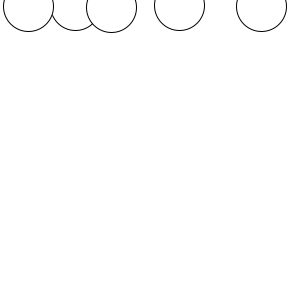
Frame 1 (no input)
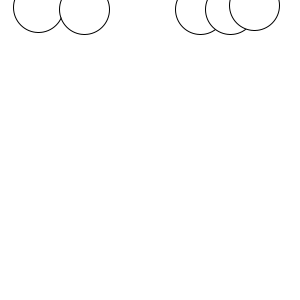
Frame 60 (the mouse pressed at the canvas centre just before this capture)
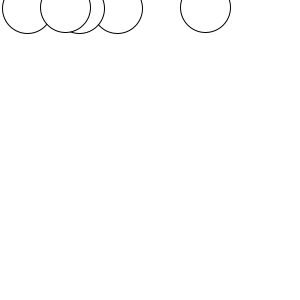
Frame 120 (the mouse held since frame 60 and released just before this capture)

The Processing sketch that drew these frames (run headless with seeded random() and noise(); from frame 60 on, the mouse is pressed at the canvas centre):

// Processing sketch: processing_121484
// ── processing_121484.pde

//nye meteorer
Meteor nyMeteor1;

Meteor nyMeteor2;

Meteor nyMeteor3;

Meteor nyMeteor4;

Meteor nyMeteor5;

void setup() 
{
    size(300, 300);
    nyMeteor1 = new Meteor();
    
    nyMeteor2 = new Meteor();
    
    nyMeteor3 = new Meteor();
    
    nyMeteor4 = new Meteor();
    
    nyMeteor5 = new Meteor();
}

void draw() 
{
    background(255, 255, 255);
    nyMeteor1.movement();
    nyMeteor1.Meteoren();
    
    nyMeteor2.movement();
    nyMeteor2.Meteoren();
    
    nyMeteor3.movement();
    nyMeteor3.Meteoren();
    
    nyMeteor4.movement();
    nyMeteor4.Meteoren();
    
    nyMeteor5.movement();
    nyMeteor5.Meteoren();
}

//class

class Meteor 
{

    float xPos;
    float yPos;
    float r;
    float ySpeed;
    color farve;

Meteor()
    {
        farve = 255;
        r = 50;
        xPos = random(25, 275);
        yPos = 0;
        ySpeed = random(5, 10);
    }
    
    void Meteoren() 
    {
        fill(farve);
        stroke(0, 0, 0);
        ellipse(xPos, yPos+ySpeed, r, r);
    }
    
    void movement() 
    {
        yPos = yPos + ySpeed;
        
        if (yPos >= 300+25); 
        {
            xPos = random(25, 275);
            yPos = random(0);
            r = 50;
            ySpeed = random(5,10);
            farve = 255;
        }
    }
}
